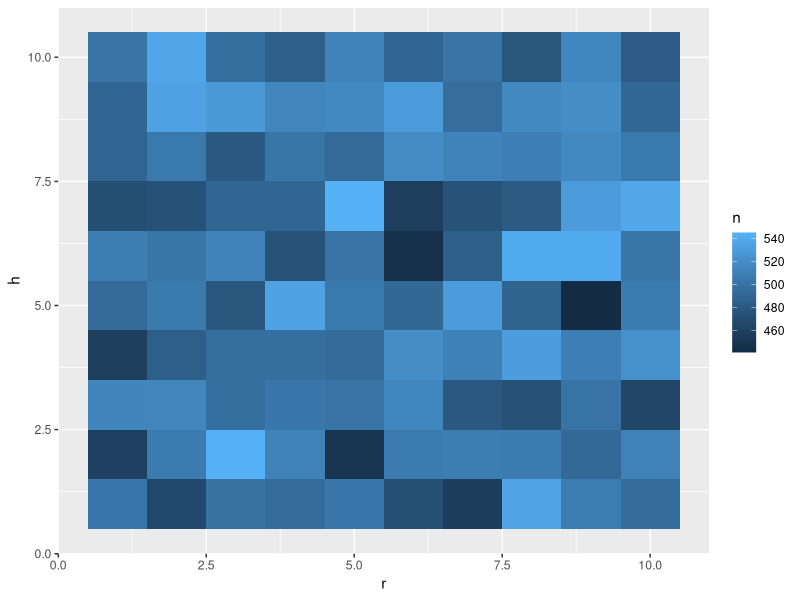
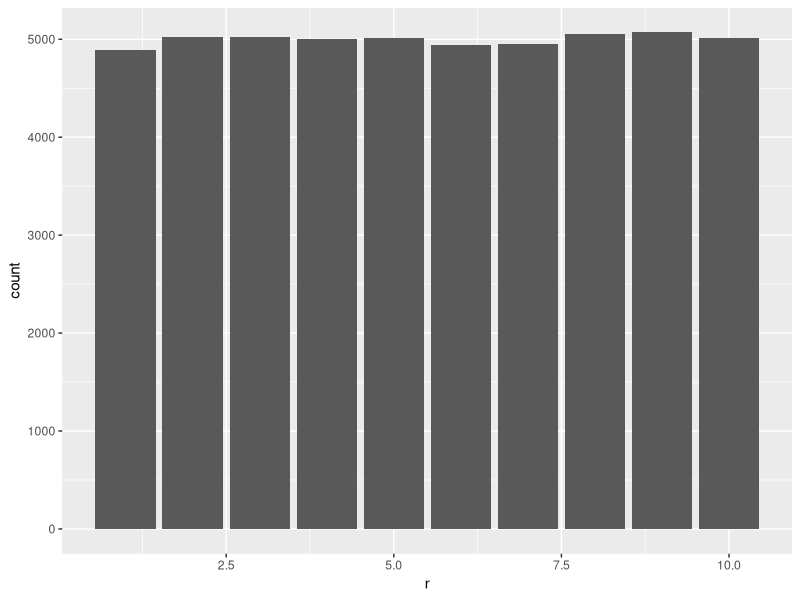
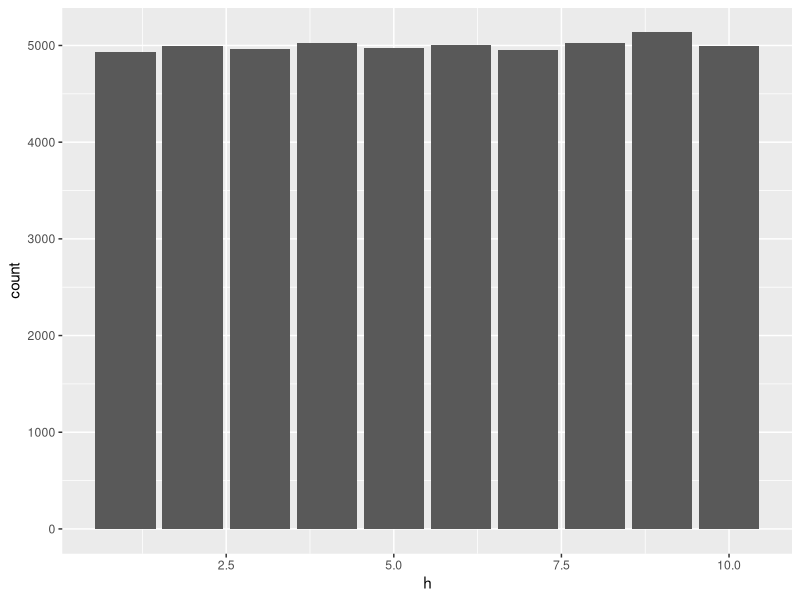
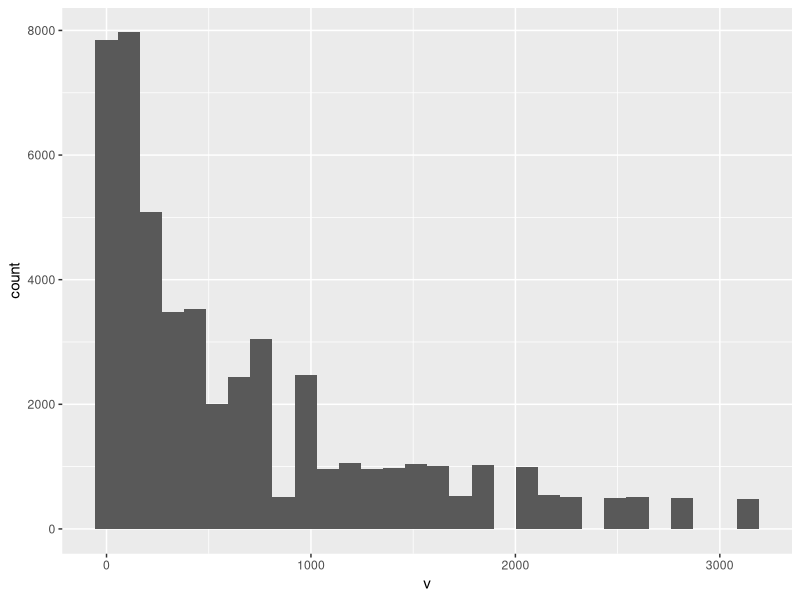

Source code (R) for these figures, in order:
## ---- chunk 1
r <- sample(1:10, size = 50000, replace = T)
h <- sample(1:10, size = 50000, replace = T)
v <- pi * r^2 * h
df <- data.frame(r, h, v)
## ---- chunk 2
library(ggplot2)
library(dplyr)

df2 <- count(df, r, h)
ggplot(df2, aes(x=r, y=h, fill=n)) +
  geom_tile()

ggplot(df, aes(x = r)) + geom_bar()
ggplot(df, aes(x = h)) + geom_bar()
ggplot(df, aes(x = v)) + geom_histogram()

mean(v)
